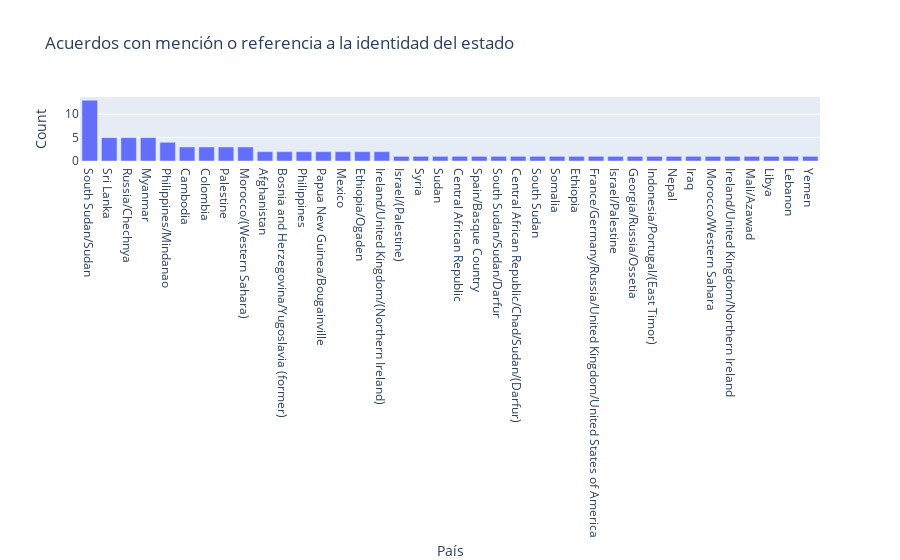

The cell this chart's notebook holds for it:
### Code cell
fig = px.bar(df_grouped, x="País", y="Count" ,
             title="Acuerdos con mención o referencia a la identidad del estado ")
fig.show()

### Figure 1 — Plotly figure (JSON) as saved in the notebook; plotly's stock layout.template omitted (floating-point values rounded to 4 significant figures)
{"data": [{"alignmentgroup": "True", "hovertemplate": "País=%{x}<br>Count=%{y}<extra></extra>", "legendgroup": "", "marker": {"color": "#636efa"}, "name": "", "offsetgroup": "", "orientation": "v", "showlegend": false, "textposition": "auto", "type": "bar", "x": ["South Sudan/Sudan", "Sri Lanka", "Russia/Chechnya", "Myanmar", "Philippines/Mindanao", "Cambodia", "Colombia", "Palestine", "Morocco/(Western Sahara)", "Afghanistan", "Bosnia and Herzegovina/Yugoslavia (former)", "Philippines", "Papua New Guinea/Bougainville", "Mexico", "Ethiopia/Ogaden", "Ireland/United Kingdom/(Northern Ireland)", "Israel/(Palestine)", "Syria", "Sudan", "Central African Republic", "Spain/Basque Country", "South Sudan/Sudan/Darfur", "Central African Republic/Chad/Sudan/(Darfur)", "South Sudan", "Somalia", "Ethiopia", "France/Germany/Russia/United Kingdom/United States of America", "Israel/Palestine", "Georgia/Russia/Ossetia", "Indonesia/Portugal/(East Timor)", "Nepal", "Iraq", "Morocco/Western Sahara", "Ireland/United Kingdom/Northern Ireland", "Mali/Azawad", "Libya", "Lebanon", "Yemen"], "xaxis": "x", "y": [13, 5, 5, 5, 4, 3, 3, 3, 3, 2, 2, 2, 2, 2, 2, 2, 1, 1, 1, 1, 1, 1, 1, 1, 1, 1, 1, 1, 1, 1, 1, 1, 1, 1, 1, 1, 1, 1], "yaxis": "y"}], "layout": {"barmode": "relative", "legend": {"tracegroupgap": 0}, "title": {"text": "Acuerdos con mención o referencia a la identidad del estado "}, "xaxis": {"anchor": "y", "domain": [0, 1], "title": {"text": "País"}}, "yaxis": {"anchor": "x", "domain": [0, 1], "title": {"text": "Count"}}}}
